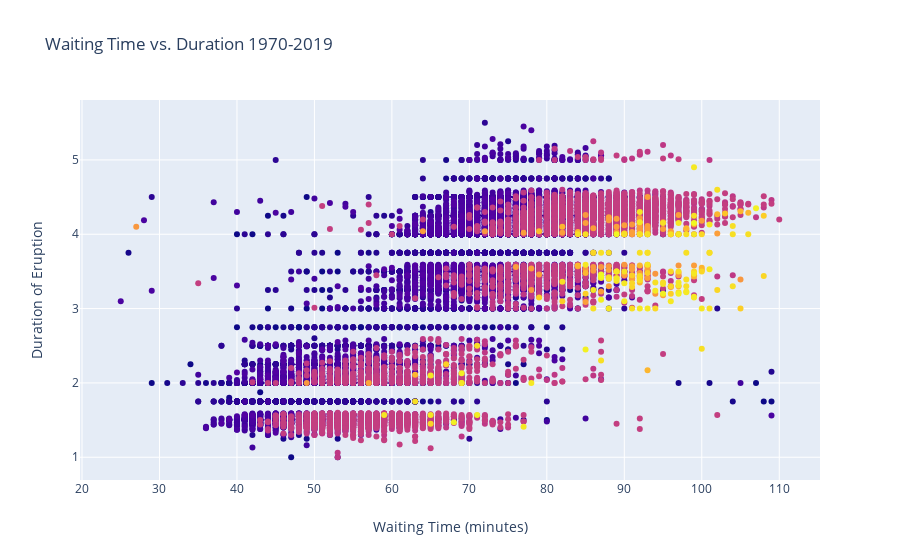

Here is the notebook cell this chart was saved with:
### Code cell
fig = go.Figure(data=go.Scatter(x=data['waiting_min'],y=data['dur'], mode='markers', marker_color=data['year'])) 
fig.update_xaxes(title= 'Waiting Time (minutes)')
fig.update_yaxes(title= 'Duration of Eruption')

fig.update_layout(title= 'Waiting Time vs. Duration 1970-2019')
fig.show()

### Figure 1 — Plotly figure (JSON) as saved in the notebook; plotly's stock layout.template omitted (floating-point values rounded to 4 significant figures; data arrays with more than 128 entries replaced by an {"elided": "..."} marker saying what was removed)
{"data": [{"marker": {"color": {"elided": "18593 int values"}}, "mode": "markers", "type": "scatter", "x": {"elided": "18593 int values"}, "y": {"elided": "18593 float values"}}], "layout": {"title": {"text": "Waiting Time vs. Duration 1970-2019"}, "xaxis": {"title": {"text": "Waiting Time (minutes)"}}, "yaxis": {"title": {"text": "Duration of Eruption"}}}}
